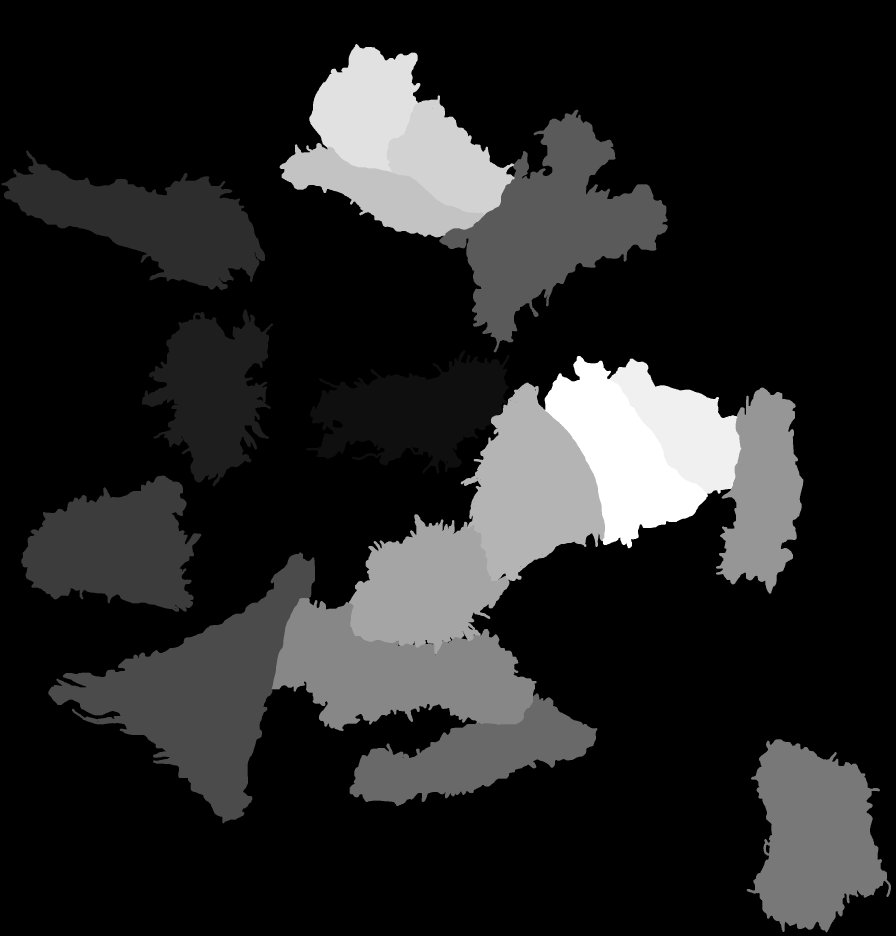
#> input picture training_data/masks_cytosol/CMYC_MAX_4.tif, 2688 x 2808 px, found by its file name (shown at 1/3 size)
$ python generate_cytosol_mask_example.py   (older library calls are emulated)
#> lines starting #> are read from the running program, lines starting #| are printed output that depends on the picture; after the words box and inside, x2 and y2 are one past the last pixel; in counts of white or black regions, pixels touching at a corner belong together
import cv2
import numpy as np

from skimage.segmentation import find_boundaries

mask_image = cv2.imread('./training_data/masks_cytosol/CMYC_MAX_4.tif', cv2.IMREAD_GRAYSCALE | cv2.IMREAD_ANYDEPTH)
#> mask_image is the input picture: shape (2808, 2688) int8; min 0, max 17, mean 2.41

# Convert the image to float32 format for Laplacian operation
mask_image = mask_image.astype(np.float32)

# Apply Laplacian filter
B = cv2.Laplacian(mask_image, cv2.CV_32F)
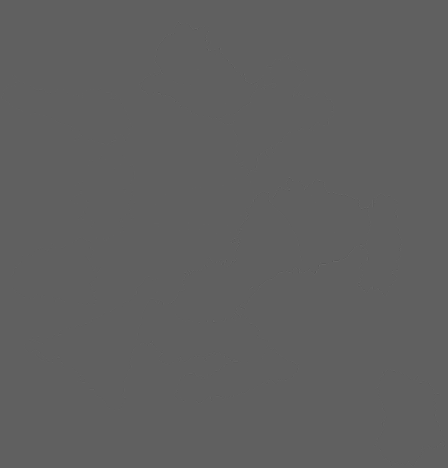
#> B: shape (2808, 2688) float32 (shown at 1/6 size); min -34, max 56, mean 0; drawn with min black and max white

# Take the absolute value in-place
B = np.abs(B)

# Divide by B (this will produce a divide by zero warning that you can safely ignore)
B /= B
#> B: shape (2808, 2688) float32; 99.11% of the values are NaN or infinite; the others: min 1, max 1, mean 1

B = np.nan_to_num(B, nan=0)
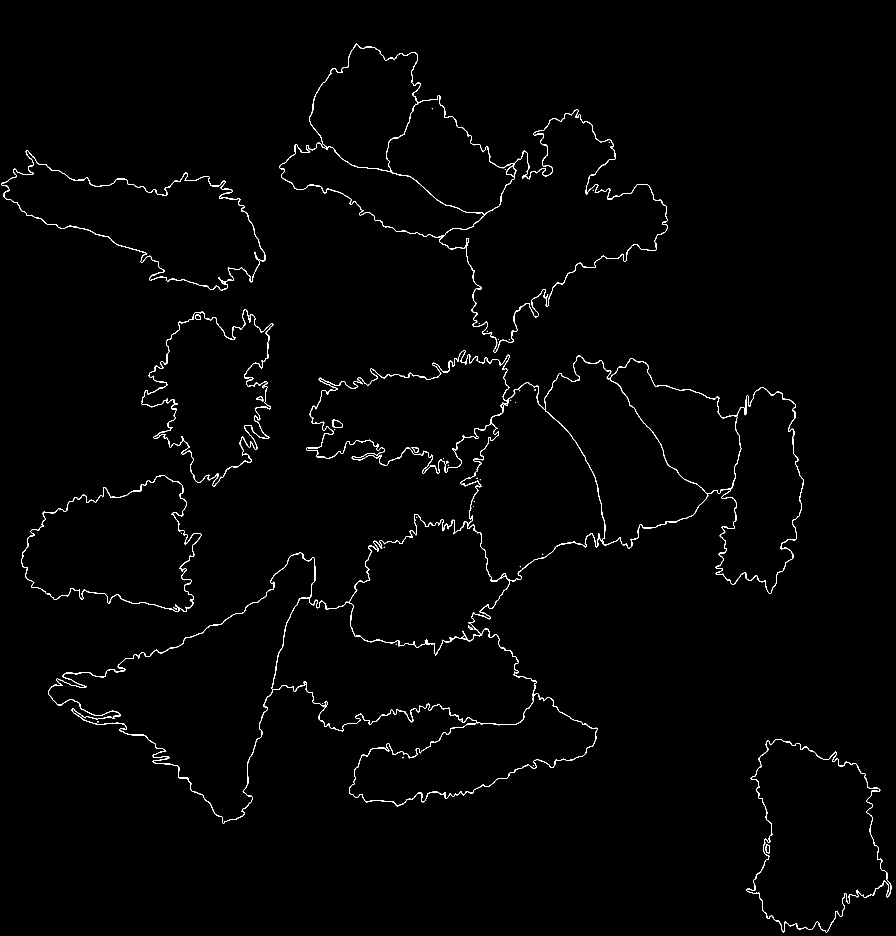
#> B: shape (2808, 2688) float32 (shown at 1/3 size); values 0 (black) and 1 (white), 0.89% white in thin lines or dots

# Multiply by mask_image
B *= mask_image

C = mask_image - B

# Convert B back to uint8 if needed
C = C.astype(np.uint8)

# Define the kernel (structuring element) for erosion
kernel_size = 3  # Adjust the size as needed
kernel = np.ones((kernel_size, kernel_size), dtype=np.uint8)


eroded_image = cv2.erode(C, kernel, iterations=8)

# Define the new width and height (25% of the original size)
new_width = int(eroded_image.shape[1] * 1)
new_height = int(eroded_image.shape[0] * 1)

# Resize the image using bicubic interpolation
eroded_image = cv2.resize(eroded_image, (new_width, new_height), interpolation=cv2.INTER_CUBIC)


_, thresholded_mask = cv2.threshold(eroded_image, 0, 255, cv2.THRESH_BINARY)
#> thresholded_mask: shape (2808, 2688); 24.4% white; 21 white regions (1 under 20 px), largest, box (x1, y1, x2, y2) and area: (158, 1671, 936, 2453) 195852, (1334, 353, 1990, 1011) 166695, (828, 1804, 1595, 2179) 152335
_, thresholded_mask2 = cv2.threshold(mask_image, 0, 255, cv2.THRESH_BINARY)
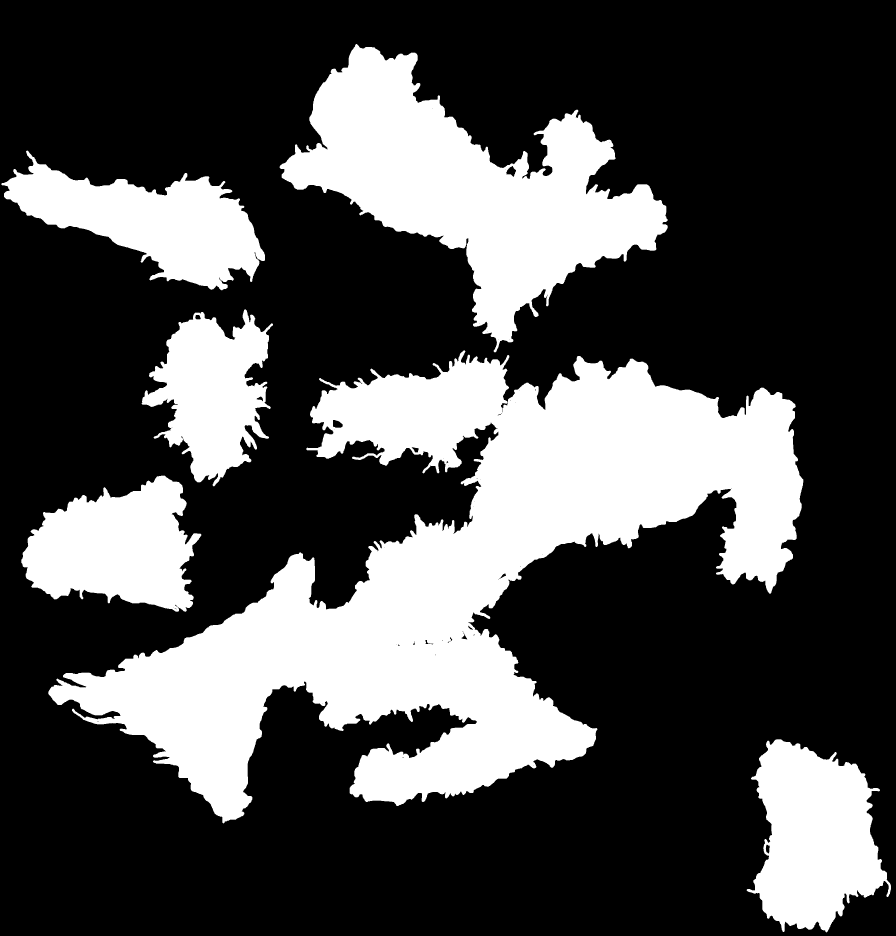
#> thresholded_mask2: shape (2808, 2688) float32 (shown at 1/3 size); 29.6% white; 6 white regions, box (x1, y1, x2, y2) and area: (145, 1051, 2410, 2470) 1227683, (839, 132, 2003, 1057) 426704, (2240, 2218, 2673, 2797) 162974, (4, 452, 795, 871) 152386, (64, 1427, 604, 1835) 144242, (425, 928, 819, 1459) 119240


# Display the result using imshow
cv2.imshow('Result Image', thresholded_mask)

# Wait for a key press and then close the window
cv2.waitKey(0)
cv2.destroyAllWindows()

boundary = thresholded_mask2-thresholded_mask
#> boundary: shape (2808, 2688) float32; 5.2% white; 7 white regions, largest, box (x1, y1, x2, y2) and area: (145, 1051, 2410, 2470) 213201, (839, 132, 2003, 1057) 79419, (425, 928, 819, 1459) 28430
boundary = boundary.astype(np.uint8)

dist = cv2.distanceTransform(255-thresholded_mask, cv2.DIST_L2, cv2.DIST_MASK_5)


dist = cv2.distanceTransform(255-boundary, cv2.DIST_L2, 5)
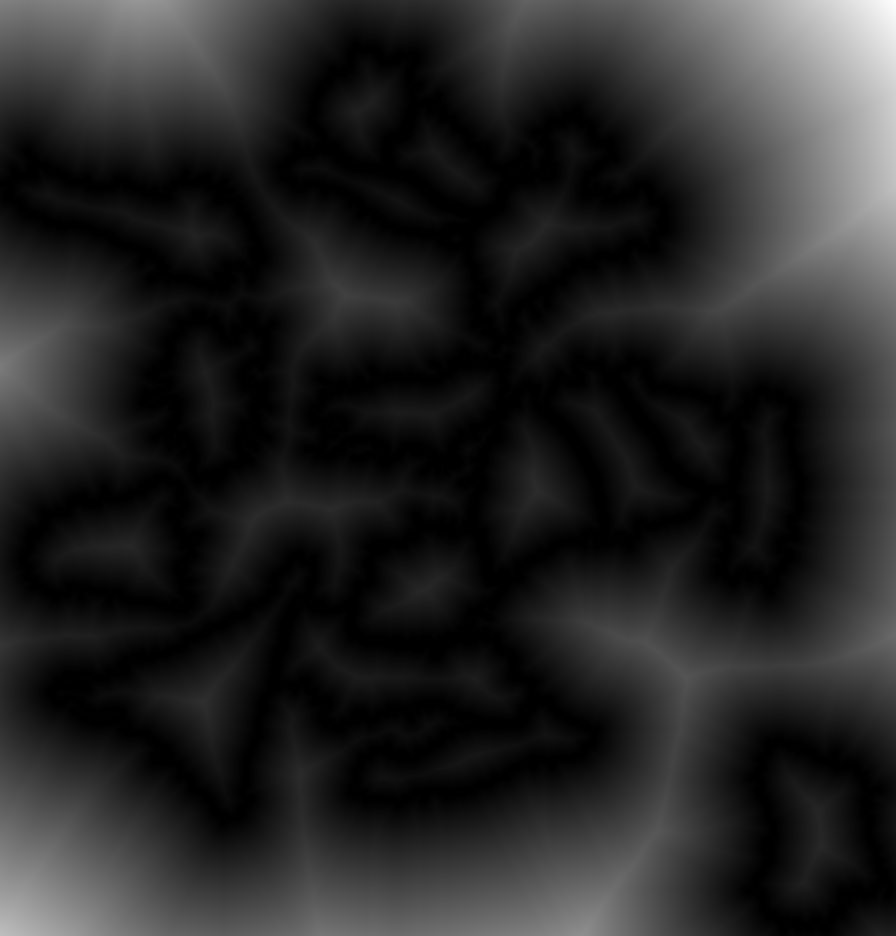
#> dist: shape (2808, 2688) float32 (shown at 1/3 size); min 0, max 922.4, mean 138.5; drawn with min black and max white

dist = cv2.normalize(dist, dist, 0, 1.0, cv2.NORM_MINMAX)

#> (the run stopped early here; a loop or call above may not have finished)

$ run again, with training_data/masks_cytosol/CMYC_6.tif copied over training_data/masks_cytosol/CMYC_MAX_4.tif
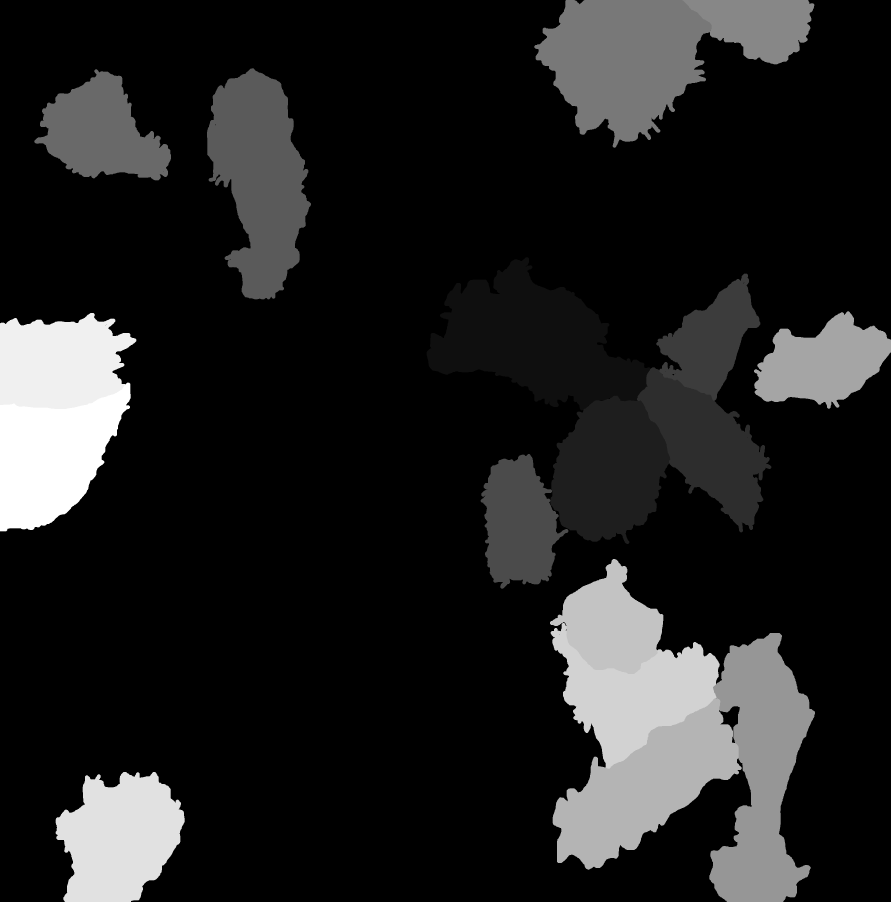
#> input picture training_data/masks_cytosol/CMYC_6.tif, 2672 x 2704 px, found by its file name (shown at 1/3 size)
#> mask_image is the input picture: shape (2704, 2672) int8; min 0, max 17, mean 2.14
#> `B = np.nan_to_num(B, nan=0)`:
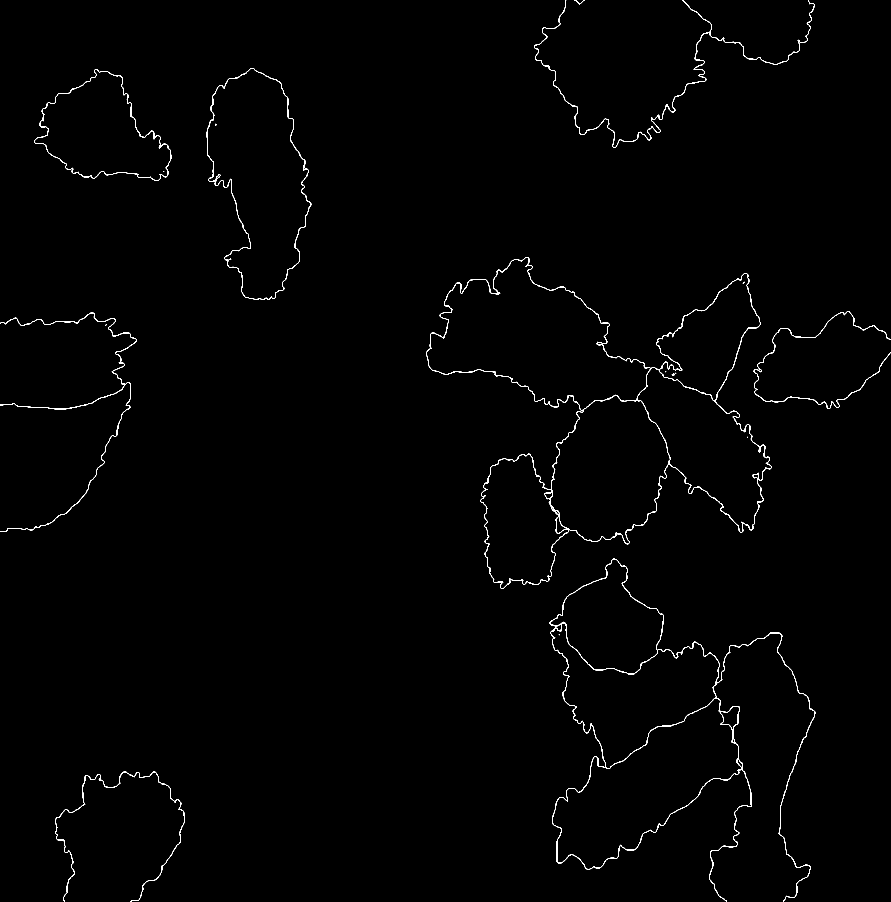
#> B: shape (2704, 2672) float32 (shown at 1/3 size); values 0 (black) and 1 (white), 0.62% white in thin lines or dots
#> thresholded_mask: shape (2704, 2672); 20.5% white; 18 white regions (1 under 20 px), largest, box (x1, y1, x2, y2) and area: (1291, 789, 1933, 1217) 140536, (1620, 0, 2124, 415) 138043, (2139, 1908, 2434, 2704) 125785
#> thresholded_mask2: shape (2704, 2672) float32; 24.3% white; 8 white regions, largest, box (x1, y1, x2, y2) and area: (1280, 772, 2314, 1766) 499888, (1650, 1677, 2445, 2704) 453027, (1603, 0, 2443, 443) 205699
#> `dist = cv2.distanceTransform(255-boundary, cv2.DIST_L2, 5)`:
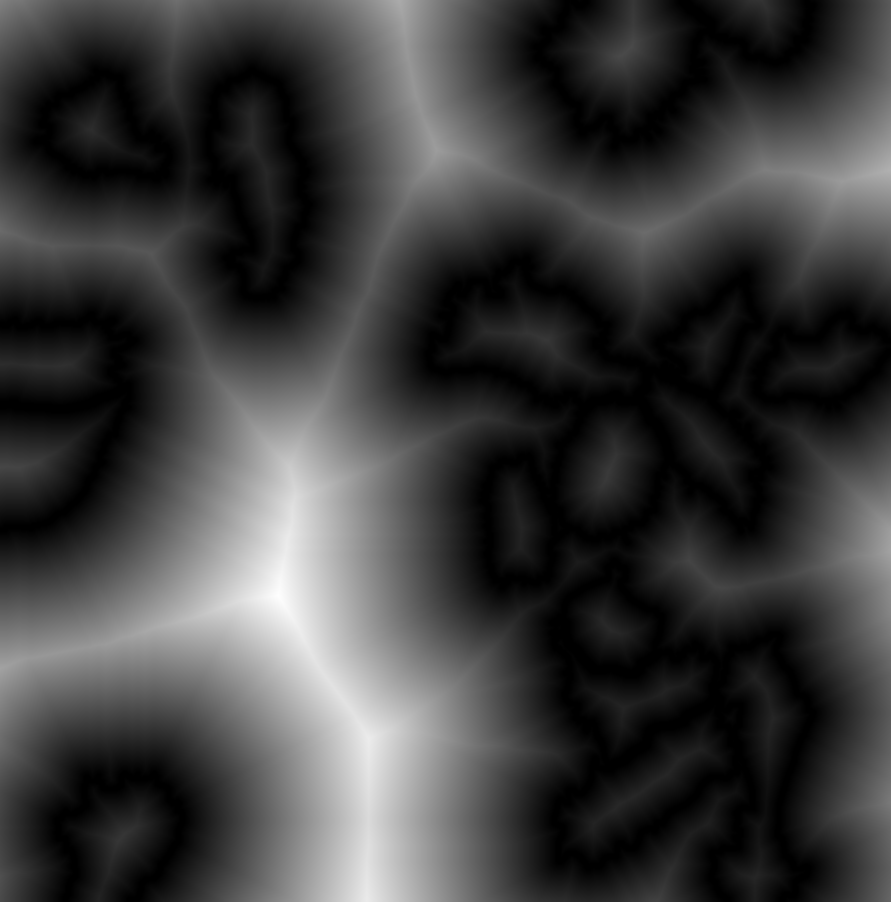
#> dist: shape (2704, 2672) float32 (shown at 1/3 size); min 0, max 644.9, mean 155.5; drawn with min black and max white
